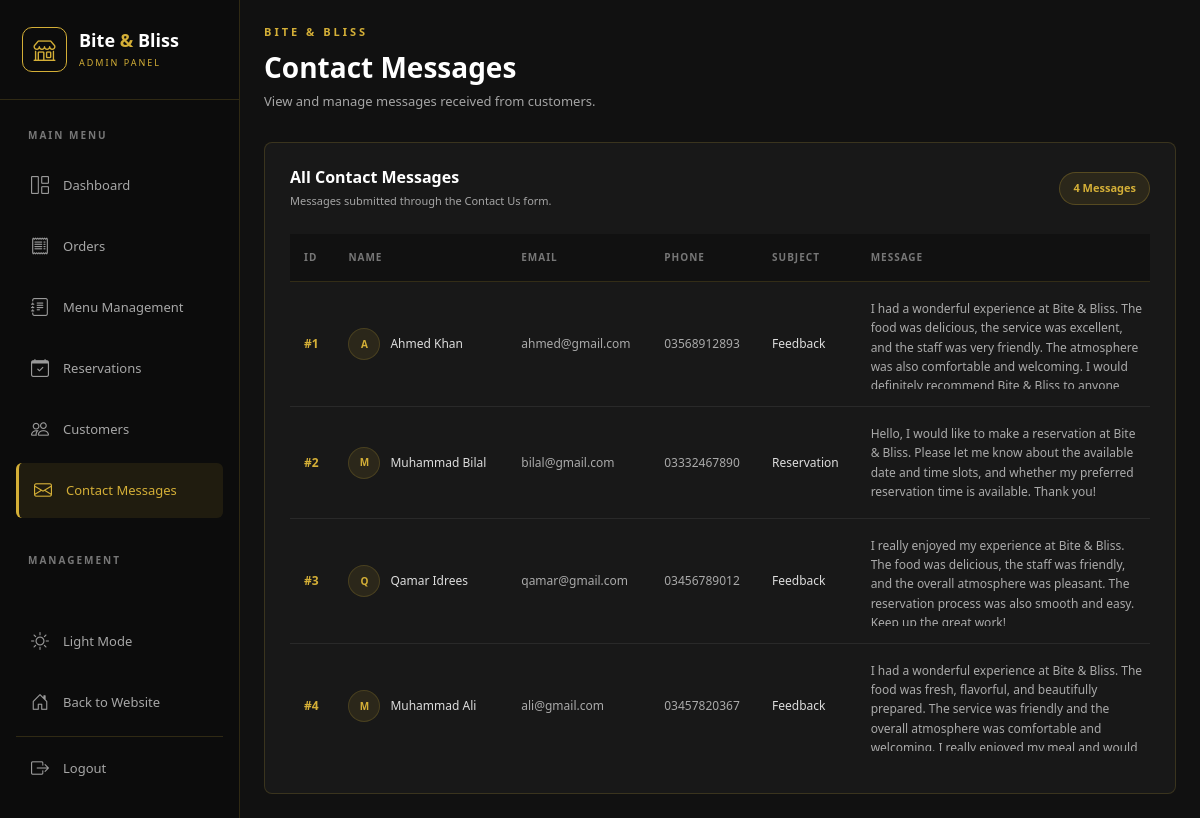
/admin/contact_messages.php (signed in), run on the app's committed database.
### tables this page shows
CREATE TABLE `contact_messages` (
  `id` int(11) NOT NULL,
  `name` varchar(100) NOT NULL,
  `email` varchar(150) NOT NULL,
  `phone` varchar(30) DEFAULT NULL,
  `subject` varchar(200) NOT NULL,
  `message` text NOT NULL,
  `status` enum('New','Read','Replied') DEFAULT 'New',
  `created_at` timestamp NOT NULL DEFAULT current_timestamp()
);

### admin/contact_messages.php (the view, shortened to what this page needs)
<?php
require_once "../config/database.php";
$stmt = $pdo->query(
    "SELECT
        id,
        name,
        email,
        phone,
        subject,
        message,
        status,
        created_at
    FROM contact_messages
    ORDER BY created_at"
);
$contactMessages = $stmt->fetchAll(PDO::FETCH_ASSOC);
?>
<!DOCTYPE html>
<html lang="en">
<head>
    <link href="https://cdn.jsdelivr.net/npm/bootstrap@5.3.3/dist/css/bootstrap.min.css" rel="stylesheet">
    <link rel="stylesheet" href="https://cdn.jsdelivr.net/npm/bootstrap-icons@1.11.3/font/bootstrap-icons.min.css">
    <link rel="stylesheet" href="css/admin.css">
</head>
<body>
    <div class="admin-layout">
        <?php require_once "includes/sidebar.php"; ?>
        <main class="main-content">
            <div class="container-fluid p-4">
                <div class="page-heading">
                    <div>
                        <p class="gold-label">BITE & BLISS</p>
                        <h1>Contact Messages</h1>
                        <p>View and manage messages received from customers.</p>
                    </div>
                </div>
                <div class="dashboard-card contact-messages-card">
                    <div class="card-header-custom">
                        <div>
                            <h5>All Contact Messages</h5>
                            <p>Messages submitted through the Contact Us form.</p>
                        </div>
                        <span class="message-count">
                            <?= count($contactMessages) ?>
                            <?= count($contactMessages) === 1 ? "Message" : "Messages" ?>
                        </span>
                    </div>
                    <div class="table-responsive">
                        <table class="table restaurant-table contact-messages-table">
                            <thead>
                                <tr>
                                    <th>ID</th>
                                    <th>NAME</th>
                                    <th>EMAIL</th>
                                    <th>PHONE</th>
                                    <th>SUBJECT</th>
                                    <th>MESSAGE</th>
                                </tr>
                            </thead>
                            <tbody>
                                <?php if (empty($contactMessages)): ?>
                                    <tr>
                                        <td colspan="9" class="text-center">
                                            <div class="empty-messages">
                                                <i class="bi bi-envelope-open"></i>
                                                <h6>No Contact Messages</h6>
                                                <p>There are no messages to display.</p>
                                            </div>
                                        </td>
                                    </tr>
                                <?php else: ?>
                                    <?php foreach ($contactMessages as $contact): ?>
                                        <tr>
                                            <td>
                                                <strong>#<?= (int) $contact["id"] ?></strong>
                                            </td>
                                            <td>
                                                <div class="message-user">
                                                    <span class="message-avatar">
                                                        <?= htmlspecialchars(
                                                            strtoupper(substr($contact["name"], 0, 1)),
                                                            ENT_QUOTES,
                                                            'UTF-8'
                                                        ) ?>
                                                    </span>
                                                    <span><?= htmlspecialchars($contact["name"], ENT_QUOTES, 'UTF-8') ?></span>
                                                </div>
                                            </td>
                                            <td>
                                                <a href="mailto:<?= htmlspecialchars($contact["email"], ENT_QUOTES, 'UTF-8') ?>" class="contact-link">
                                                    <?= htmlspecialchars(
                                                        $contact["email"],
                                                        ENT_QUOTES,
                                                        'UTF-8'
                                                    ) ?></a>
                                            </td>
                                            <td>
                                                <?php if (!empty($contact["phone"])): ?>
                                                    <a href="tel:<?= htmlspecialchars(
                                                                        $contact["phone"],
                                                                        ENT_QUOTES,
                                                                        'UTF-8'
                                                                    ) ?>"
                                                        class="contact-link">
                                                        <?= htmlspecialchars($contact["phone"], ENT_QUOTES, 'UTF-8') ?>
                                                    </a>
                                                <?php else: ?>
                                                    <span class="empty-value">—</span>
                                                <?php endif; ?>
                                            </td>
                                            <td>
                                                <span class="subject-text">
                                                    <?= htmlspecialchars($contact["subject"], ENT_QUOTES, 'UTF-8') ?>
                                                </span>
                                            </td>
                                            <td>
                                                <div class="message-content">
                                                    <?= nl2br(
                                                        htmlspecialchars($contact["message"], ENT_QUOTES, 'UTF-8')
                                                    ) ?>
                                                </div>
                                            </td>
                                        </tr>
                                    <?php endforeach; ?>
                                <?php endif; ?>
                            </tbody>
                        </table>
                    </div>
                </div>
            </div>
        </main>
    </div>
</body>
</html>

### data on the page
contact_messages: id "1", name "A", name "Ahmed Khan", email "ahmed@gmail.com", phone "03568912893", subject "Feedback", message "I had a wonderful experience at Bite & Bliss. The food was delicious, the service was excellent, and the staff was very friendly. The atmosphere was also comfortable and welcoming. I would…"
contact_messages: id "2", name "M", name "Muhammad Bilal", email "bilal@gmail.com", phone "03332467890", subject "Reservation", message "Hello, I would like to make a reservation at Bite & Bliss. Please let me know about the available date and time slots, and whether my preferred reservation time is available. Thank you!"
contact_messages: id "3", name "Q", name "Qamar Idrees", email "qamar@gmail.com", phone "03456789012", subject "Feedback", message "I really enjoyed my experience at Bite & Bliss. The food was delicious, the staff was friendly, and the overall atmosphere was pleasant. The reservation process was also smooth and easy.…"
contact_messages: id "4", name "M", name "Muhammad Ali", email "ali@gmail.com", phone "03457820367", subject "Feedback", message "I had a wonderful experience at Bite & Bliss. The food was fresh, flavorful, and beautifully prepared. The service was friendly and the overall atmosphere was comfortable and…"

### other printed values
count($contactMessages) "4"
